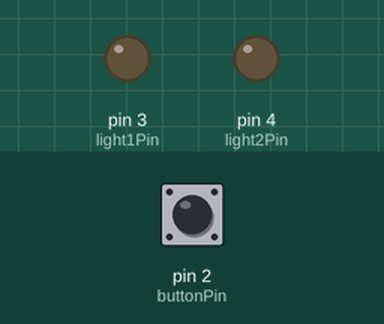
The sketch below on a simulated Arduino Uno, built with avr-gcc and run on an emulated ATmega328P. Parts: output pins drawn as LEDs (lit = HIGH). The test bench sets the inputs (shaded band); at power-on: pin 2 (buttonPin) HIGH.

Above: at 1.2 s.
1.3 s: pin 2 (buttonPin) pulled LOW for 0.15 s
At 2.6 s:
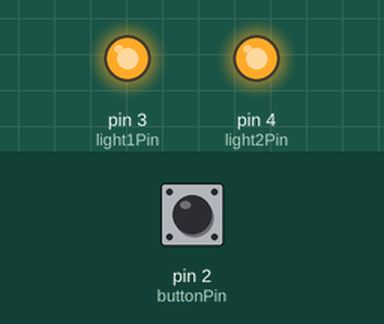
3.3 s: pin 2 (buttonPin) pulsed LOW 5 times (0.12 s each, 0.3 s apart)
At 4.9 s:
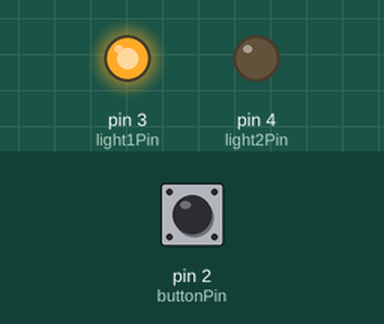
6.5 s: pin 2 (buttonPin) pulled LOW for 1 s
At 8.7 s:
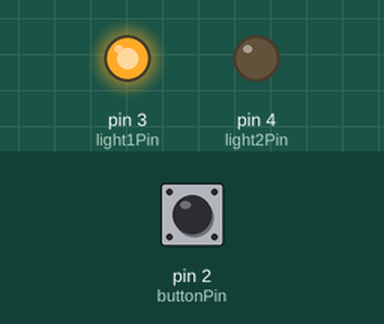
9.0 s: pin 2 (buttonPin) pulled LOW for 3.2 s
At 13.4 s:
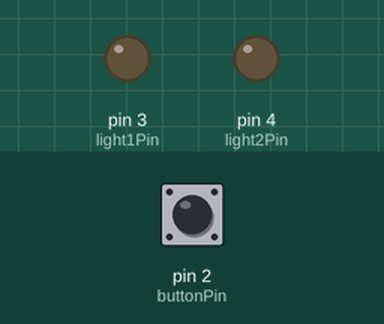
13.7 s: pin 2 (buttonPin) pulsed LOW 2 times (0.12 s each, 0.3 s apart)
At 14.4 s:
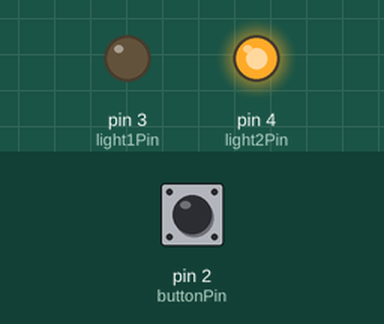
Timing chart, 0 to 16.7 s (numbered marks = the images above; inputs shaded):
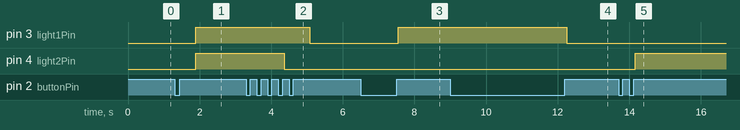

Measured:
- after the input at 1.3 s, pin 3 (light1Pin), pin 4 (light2Pin): LOW → HIGH after 0.60 s
- after the input at 3.3 s, pin 3 (light1Pin): HIGH → LOW after 1.8 s; pin 4 (light2Pin): HIGH → LOW after 1.1 s
- after the input at 6.5 s, pin 3 (light1Pin): LOW → HIGH after 1.1 s
- after the input at 9.0 s, pin 3 (light1Pin): HIGH → LOW after 3.2 s
- after the input at 13.7 s, pin 4 (light2Pin): LOW → HIGH after 0.47 s

The sketch:

OneButton.ino
```cpp
#include <OneButton.h>

const int buttonPin = 2;   // The push button pin
const int light1Pin = 3;   // Pin for the first light
const int light2Pin = 4;   // Pin for the second light

bool lightsOn1 = false;     // Variable to store the state of lights
bool lightsOn2 = false;
bool lightsOn = false;

OneButton button(buttonPin, true); // Initialize OneButton object with pullup enabled

void setup() {
  pinMode(light1Pin, OUTPUT);
  pinMode(light2Pin, OUTPUT);

  // Setup button
  button.attachLongPressStop(buttonClick);
  button.attachDoubleClick(Click);
  button.attachClick(SClick);
}

void loop() {
  // Update OneButton library
  button.tick();
}
void SClick() {
  // Toggle lights state
  lightsOn = !lightsOn;

  // Control lights based on the lightsOn state
  if (lightsOn) {
    digitalWrite(light1Pin, HIGH);
    digitalWrite(light2Pin, HIGH);
  } else {
    digitalWrite(light1Pin, LOW);
    digitalWrite(light2Pin, LOW);
  }
}
void buttonClick() {
  // Toggle lights state
  lightsOn1 = !lightsOn1;

  // Control lights based on the lightsOn state
  if (lightsOn1) {
    digitalWrite(light1Pin, HIGH);
  } else {
    digitalWrite(light1Pin, LOW);
  }
}
void Click() {
  // Toggle lights state
  lightsOn2 = !lightsOn2;

  // Control lights based on the lightsOn state
  if (lightsOn2) {
    digitalWrite(light2Pin, HIGH);
  } else {
    digitalWrite(light2Pin, LOW);
  }
}
```
